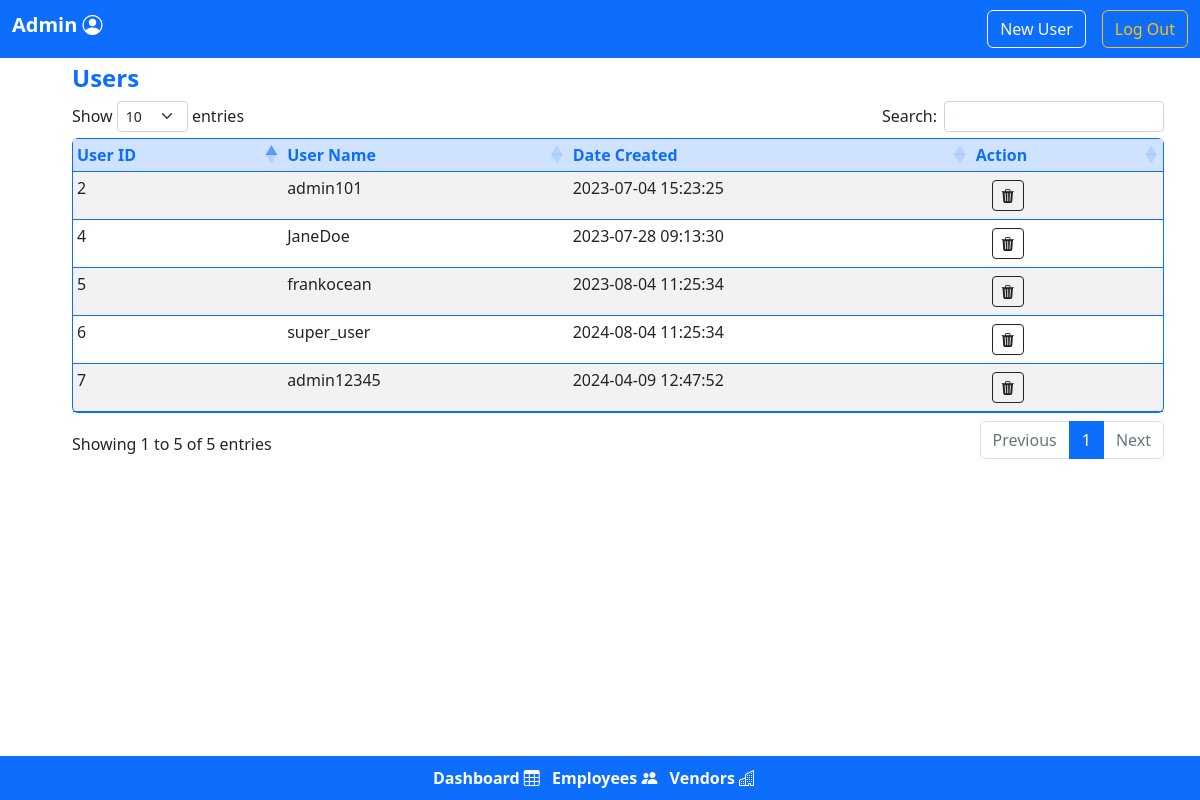
Screenshot of /pages/admin.php (signed in) with the database file from the repository.
### tables this page shows
CREATE TABLE `users` (
  `id` int NOT NULL AUTO_INCREMENT,
  `username` varchar(50) NOT NULL,
  `password` varchar(255) NOT NULL,
  `created_at` datetime DEFAULT CURRENT_TIMESTAMP,
  PRIMARY KEY (`id`),
  UNIQUE KEY `username` (`username`)
);

### pages/admin.php (the view, shortened to what this page needs)
<!DOCTYPE html>
<html lang="en">
<head>
    <link href="https://cdn.jsdelivr.net/npm/bootstrap@5.0.2/dist/css/bootstrap.min.css" rel="stylesheet">
    <link href="https://cdn.jsdelivr.net/npm/bootstrap@5.0.2/dist/css/bootstrap.min.css" rel="stylesheet" />
    <link rel="stylesheet" href="https://cdn.jsdelivr.net/npm/bootstrap-icons@1.10.3/font/bootstrap-icons.css">
    <link rel="stylesheet" href="https://cdnjs.cloudflare.com/ajax/libs/twitter-bootstrap/5.2.0/css/bootstrap.min.css">
    <link rel="stylesheet" href="https://cdn.datatables.net/1.13.4/css/dataTables.bootstrap5.min.css">
    <link rel="stylesheet" type="text/css" href="../stylesheets/styles.css" />
</head>
<body>
<div class="m-0 ">
    <nav class="navbar navbar-expand-lg navbar-light bg-primary fixed-top">
        <div class="container-fluid">
          <h1 class="navbar-brand text-white fw-bold ">Admin <i class="bi bi-person-circle"></i></h1>
            <div class="collapse navbar-collapse" id="navbarCollapse">
                <div class="navbar-nav ms-auto">
                    <a class="btn btn-outline-light mx-3" href="../Authorization/register.php">New User</a>
                    <a href="../Authorization/logout.php" class="btn btn-outline-warning">Log Out</a>
                </div>
            </div>
        </div>
    </nav>
</div>
<div class="container py-3 m-5">
    <div class="container">
        <h4 class="text-primary fw-bold">Users</h4>
        <?php
            require('../include/Db.php');
            $sql = "SELECT id , username,created_at FROM assets_management_db.users;";
            if($result = mysqli_query($mysqlconnect, $sql))
            {
                if(mysqli_num_rows($result) > 0)
                {
                        echo '<table id="assettable" class="table table-sm table-striped border rounded border-primary ">';
                            echo "<thead class='table-primary'>";
                                echo "<tr class='text-primary'>";
                                    echo "<th scope='col'>User ID</th>";
                                    echo "<th scope='col'>User Name</th>";
                                    echo "<th scope='col'>Date Created</th>";
                                    echo "<th scope='col'>Action</th>";
                                echo "</tr>";
                            echo "</thead>";
                                echo "<tbody>";
                                    while($row = mysqli_fetch_array($result)){
                                        echo "<tr>";
                                            echo "<td>" . $row['id'] . "</td>";
                                            echo "<td>" . $row['username'] . "</td>";
                                            echo "<td>" . $row['created_at'] . "</td>";
                                            echo "<td>";
                                                echo"<div class ='container my-1 d-flex justify-content-start'>";
                                                    echo '<a href="../php/deleteusers.php?id='.$row['id'].'" class="btn btn-outline-dark w-auto btn-sm mx-1" ><i class="bi bi-trash3-fill"></i></>';
                                                echo "</div>";
                                            echo "</td>";
                                        echo "</tr>";
                                        }
                                echo "</tbody>";
                        echo "</table>";
                }else
                {
                    echo '<div class="container"><em><b>No records were found.</b></em></div>';
                }
            }else{
                echo "Oops! Something went wrong. Please try again later.";
                }
    echo "</div>";
echo "</div>";
?>
<div class="fixed-footer bg-primary ">
    <div id="flex-container" class="container navbar-nav bg-primary  ">
            <nav>
                <a class="text-white fw-bold m-1" href="dashboard.php">Dashboard <i class="bi bi-table"></i></a>
                <a class="text-white fw-bold m-1" href="employees.php">Employees <i class="bi bi-people-fill"></i></a>
                <a class="text-white fw-bold m-1" href="vendors.php">Vendors <i class="bi bi-buildings"></i></a>
            </nav>
    </div>
</div>
</body>
</html>

### stylesheets/styles.css (style rules this page uses)
.fixed-footer { width: 100%; position: fixed; padding: 10px 0px; color: #fff; }
.fixed-footer { bottom: 0; }
#flex-container { display: flex; justify-content: center; align-items: center; }
a:link { text-decoration: none; }

### rows the page displays
users: id "2", username "admin101", created_at "2023-07-04 15:23:25"
users: id "4", username "JaneDoe", created_at "2023-07-28 09:13:30"
users: id "5", username "frankocean", created_at "2023-08-04 11:25:34"
users: id "6", username "super_user", created_at "2024-08-04 11:25:34"
users: id "7", username "admin12345", created_at "2024-04-09 12:47:52"
